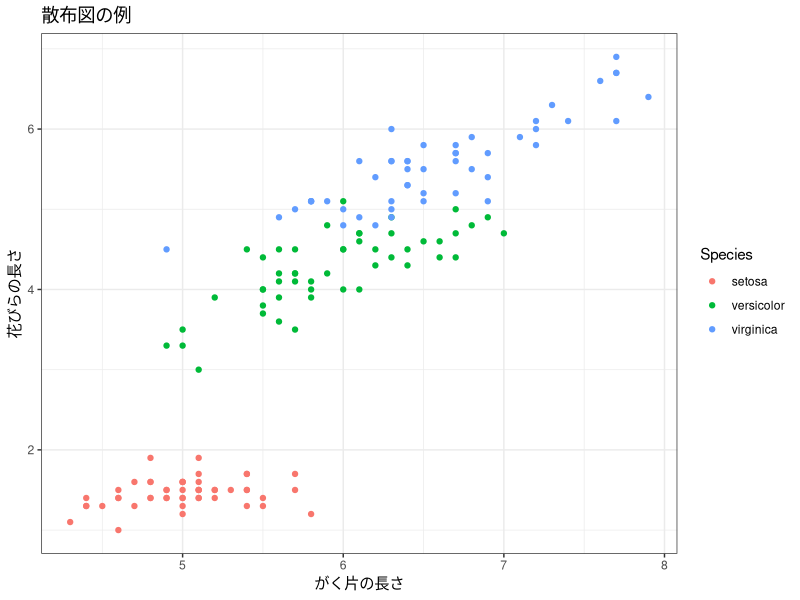
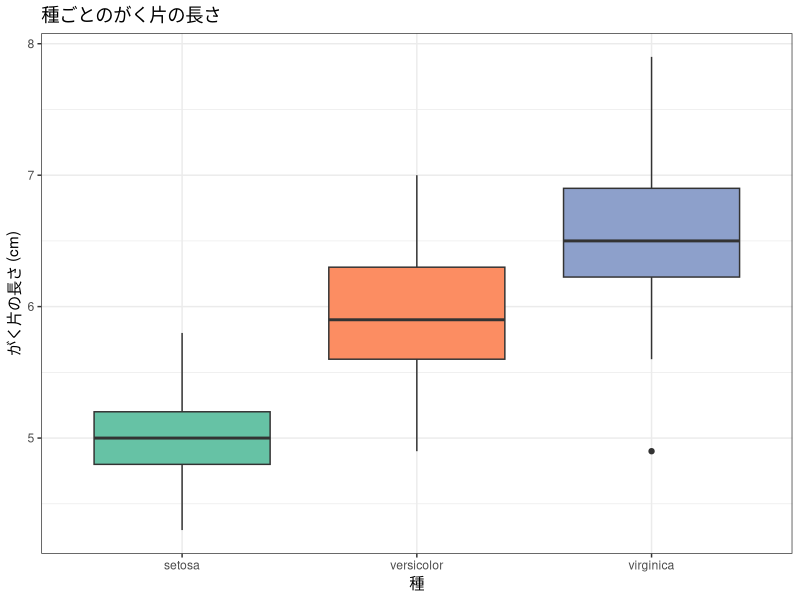

The R script that drew these images, in order:
## ---- chunk 1
knitr::opts_chunk$set(echo = TRUE, warning = FALSE, message = FALSE,
                      fig.width = 7, fig.height = 4)
library(tidyverse)

# 図の日本語が文字化けしないようにする（ragg があるときだけ有効にする）
if (requireNamespace("ragg", quietly = TRUE)) {
  knitr::opts_chunk$set(dev = "ragg_png")
}
## ---- chunk 2
# 変数への代入
x <- 42
y <- c(1, 2, 3, 4, 5)

# 基本的な統計関数
mean(y)
sd(y)
## ---- chunk 3
# 散布図の基本
ggplot(data = iris, aes(x = Sepal.Length, y = Petal.Length, color = Species)) +
  geom_point() +
  labs(title = "散布図の例", x = "がく片の長さ", y = "花びらの長さ") +
  theme_bw()
## ---- chunk 4
# 箱ひげ図
ggplot(data = iris, aes(x = Species, y = Sepal.Length, fill = Species)) +
  geom_boxplot() +
  scale_fill_brewer(palette = "Set2") +
  labs(title = "種ごとのがく片の長さ", x = "種", y = "がく片の長さ (cm)") +
  theme_bw() +
  theme(legend.position = "none")
## ---- chunk 5
# filter + select + mutate + arrange の組み合わせ
iris |>
  filter(Species == "virginica") |>
  select(Sepal.Length, Sepal.Width, Petal.Length) |>
  mutate(sepal_ratio = Sepal.Length / Sepal.Width) |>
  arrange(desc(sepal_ratio)) |>
  head(5)
## ---- chunk 6
# group_by + summarise
iris |>
  group_by(Species) |>
  summarise(
    n    = n(),
    mean = mean(Petal.Length),
    sd   = sd(Petal.Length)
  )
